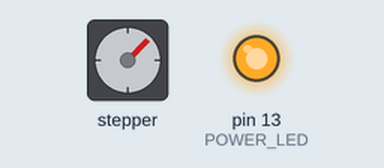
Simulated run of this sketch. Board: Arduino Uno, built with avr-gcc and run on an emulated ATmega328P. On the bench: stepper motor, output pins drawn as LEDs (lit = HIGH). Stepper angles assume 8 steps per turn.

Above: at 0.05 s.
At 1.1 s:
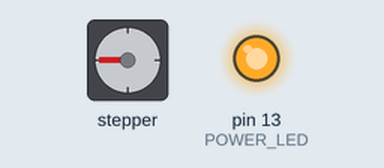
At 2.55 s:
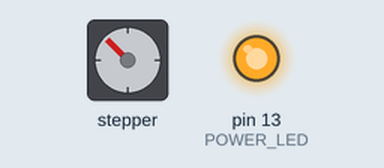
At 5.0 s:
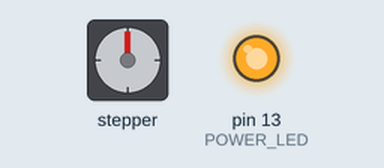
Timing chart, 0 to 6.5 s (numbered marks = the images above):
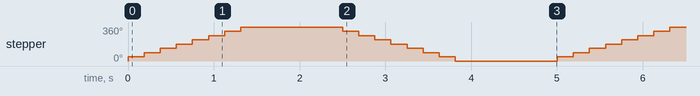

The sketch:

MirrorNode.ino
```cpp
//#include <Wire.h>
//
//#define LED 13
//
//int x = 0;
//void receiveEvent(int bytes) {
//  x = Wire.read();    // read one character from the I2C
//  Serial.println(x);
//}
//
//void setup() {
//  pinMode (LED, OUTPUT);// Define the LED pin as Output
//
//  Wire.begin(9);  // Start the I2C Bus as Slave on address 9
//  Wire.onReceive(receiveEvent);// Attach a function to trigger when something is received.
//  Serial.begin(9600);
//}
//
//void loop() {
//  //If value received is 0 blink LED for 200 ms
//
//}

#include <Stepper.h>
#define POWER_LED 13
const int StepPerRev = 8;


Stepper stepper(StepPerRev,11,10,9,8);

void setup() {
  pinMode (POWER_LED, OUTPUT);// Define the POWER_LED pin as Output
  digitalWrite(POWER_LED,HIGH);

  stepper.setSpeed(40);

  Serial.begin(9600);
}

void loop() {
  //If value received is 0 blink LED for 200 ms
  stepper.step(StepPerRev);
  delay(1000);
  stepper.step(-StepPerRev);
  delay(1000);
}
```

Measured:
- by itself, stepper: repeats every 5.0 s: 90° 0.19 s, 135° 0.19 s, 180° 0.19 s, 225° 0.19 s, 270° 0.19 s, 315° 0.19 s, 360° 1.2 s, 315° 0.19 s, 270° 0.19 s, 225° 0.19 s, 180° 0.19 s, 135° 0.19 s, 90° 0.19 s, 45° 0.19 s, 0° 1.2 s, 45° 0.19 s
